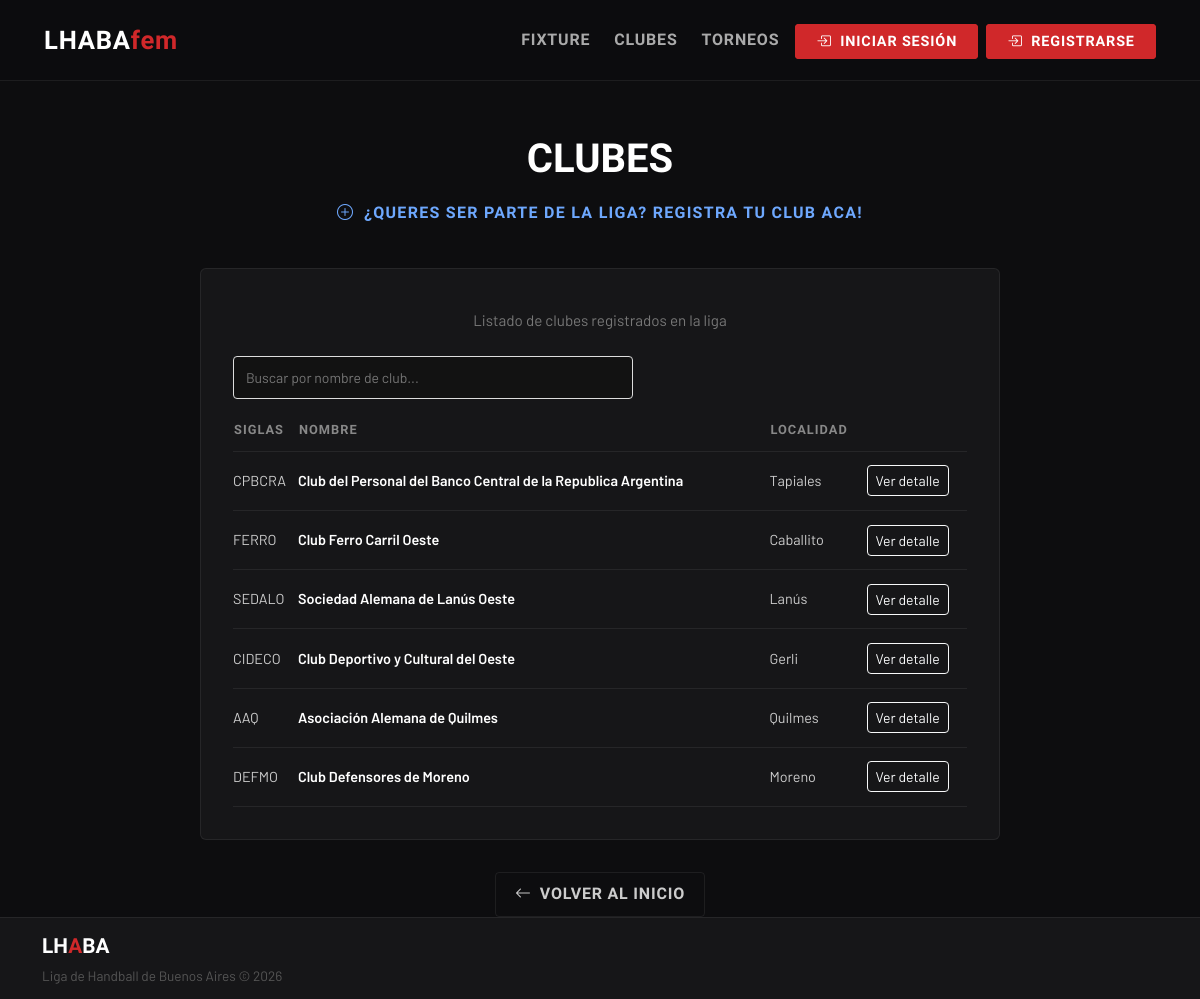
Before: /clubes with the older database file.
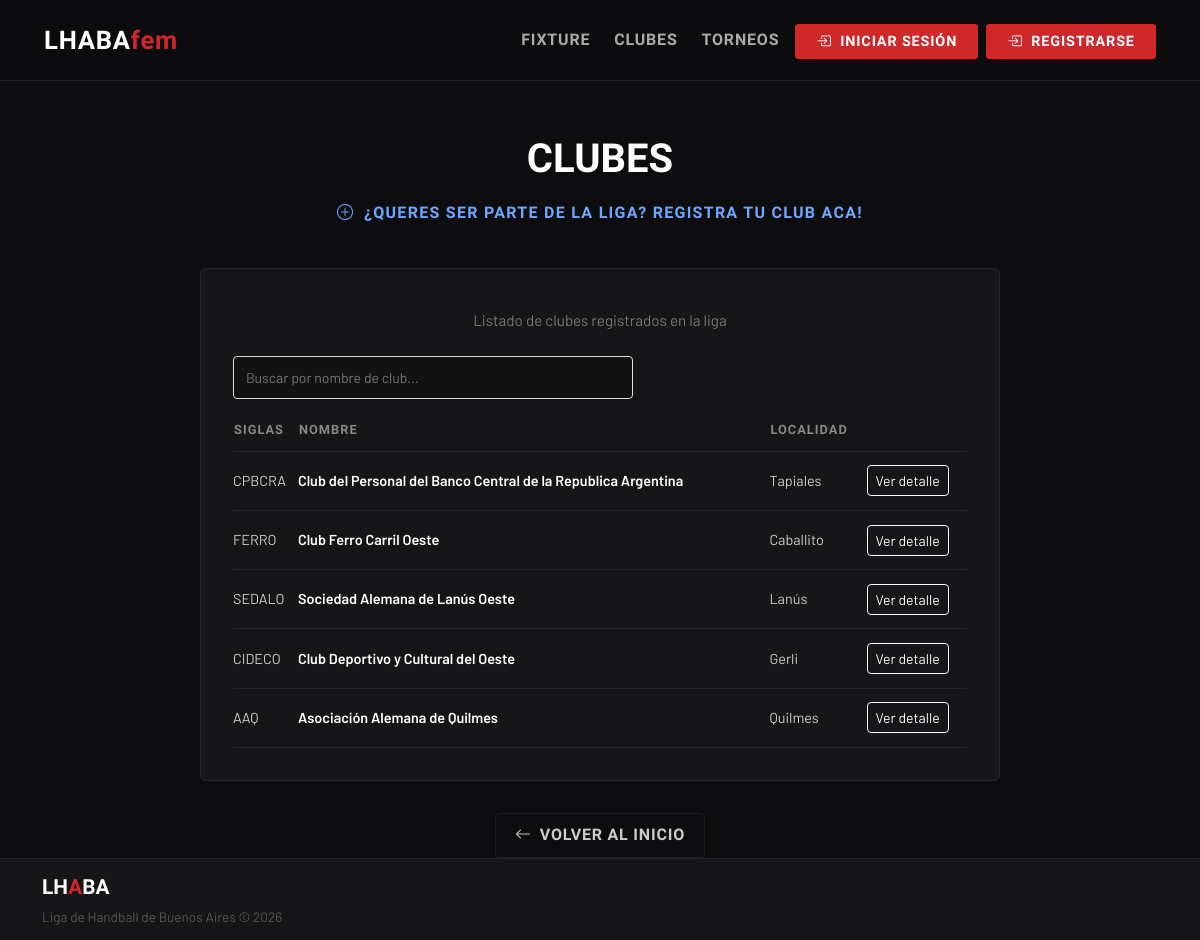
After: the same page with the newer database file.
### clubes/models.py (models this page shows, shortened)
class ClubesRegistrados(models.Model):
    id = models.AutoField(primary_key=True)
    nombre_siglas = models.CharField(unique=True)
    nombre_completo = models.CharField()
    nombre_corto = models.CharField(max_length=30,null=True)
    localidad = models.CharField()
    email = models.EmailField()
    fecha_ingreso = models.DateField(auto_now_add=True)

### clubes/views.py (the view)
# urls.py: path("clubes",clubes_list,name="clubes_list"),
def clubes_list(request):
    nombre = request.GET.get("search")
    clubes_query = ClubesRegistrados.objects.all()
    if nombre is not None:
        clubes_query = ClubesRegistrados.objects.filter(
            nombre_completo__icontains=nombre
        )
    contexto = {
        "clubes_list" : list(clubes_query)
    }
    return render(request, "clubes/clubes_list.html", contexto)

### clubes/templates/clubes/clubes_list.html (shortened to what this page needs)
{% extends 'index.html' %}
{% block princ_content %}
  <div class="container-xl">
    <div class="page-header">
      <div class="page-title">Clubes</div>
        <a href="{% url 'registrar_club' %}" class="btn-cta btn-cta-danger">
        <i class="bi bi-plus-circle"></i> ¿Queres ser parte de la liga? Registra tu club aca!
      </a>
    </div>
    <div class="table-card">
    <div class="text-center mb-4">
      <div class="page-subtitle">Listado de clubes registrados en la liga</div>
    </div>
    <div class="search-container" style="display: flex; gap: 10px; margin-bottom: 20px; max-width: 400px;">
      <form method="GET" style="display: flex; gap: 10px; width: 100%;">
        <input
          type="text"
          name="search"
          placeholder="Buscar por nombre de club..."
          value="{{ request.GET.search }}"
          class="search-input"
          style="flex: 1; padding: 10px 12px; border: 1px solid #ddd; border-radius: 4px; font-size: 14px;"
        >
      </form>
    </div>
      <table>
        <thead>
          <tr>
            <th>Siglas</th>
            <th>Nombre</th>
            <th>Localidad</th>
            <th></th>
          </tr>
        </thead>
        <tbody>
          {% for club in clubes_list %}
          <tr>
            <td>{{ club.nombre_siglas }}</td>
            <td class="club-name">{{ club.nombre_completo }}</td>
            <td>{{ club.localidad }}</td>
            <td>
              <a href="{% url 'club_detalle' club.nombre_siglas %}" class="btn btn-sm btn-outline-light">
                Ver detalle
              </a>
            </td>
          </tr>
          {% empty %}
          <tr>
            <td colspan="7">No hay clubes registrados.</td>
          </tr>
          {% endfor %}
        </tbody>
      </table>
    </div>
    <div class="text-center">
      <a href="{% url 'home' %}" class="back-btn">
        <i class="bi bi-arrow-left"></i> Volver al inicio
      </a>
    </div>
  </div>
{% endblock %}

Changed rows visible on the page:
removed ClubesRegistrados: nombre_siglas "DEFMO", nombre_completo "Club Defensores de Moreno", localidad "Moreno"
